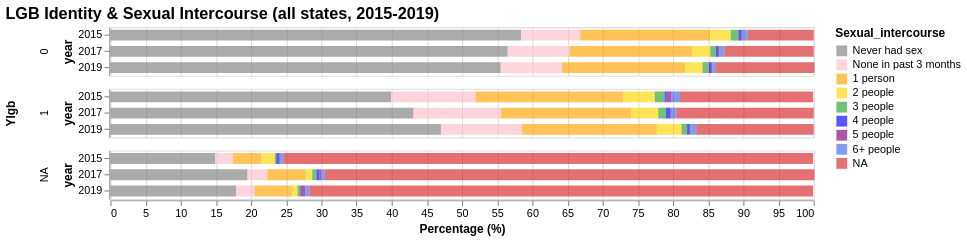

Vega-Lite specification stored for this chart:
### Vega-Lite specification from a JSON file in a GitHub repository (floating-point values rounded to 4 significant figures)
{"config": {"view": {"continuousWidth": 400, "continuousHeight": 300}, "range": {"category": ["gray", "pink", "orange", "gold", "#2ca02c", "blue", "purple", "royalblue", "#d62728"]}, "title": {"fontSize": 15}}, "data": {"name": "data-79b607e27d610b1fe7903b3b6bf83da0"}, "mark": {"type": "bar", "opacity": 0.66, "size": 10}, "encoding": {"color": {"field": "Sexual_intercourse", "sort": {"field": "order", "order": "ascending"}, "type": "nominal"}, "order": {"field": "order", "type": "nominal"}, "row": {"field": "Ylgb", "spacing": 10, "type": "nominal"}, "tooltip": [{"field": "state", "title": "State", "type": "nominal"}, {"field": "year", "title": "Year", "type": "ordinal"}, {"field": "Sexual_intercourse", "title": "Sexual_intercourse", "type": "nominal"}, {"field": "percent", "title": "Percent (%)", "type": "quantitative"}], "x": {"aggregate": "sum", "axis": {"title": "Percentage (%)"}, "field": "percent", "scale": {"domainMax": 100}, "type": "quantitative"}, "y": {"field": "year", "type": "ordinal"}}, "height": 45, "selection": {"selector022": {"type": "interval", "bind": "scales", "encodings": ["x", "y"]}}, "title": "LGB Identity & Sexual Intercourse (all states, 2015-2019)", "transform": [{"calculate": "{'Never had sex':0, 'None in past 3 months':1, '1 person':2, '2 people':3, '3 people':4, '4 people':5, '5 people':6, '6+ people':7, 'NA':8}[datum.Sexual_intercourse]", "as": "order"}], "width": 650, "$schema": "https://vega.github.io/schema/vega-lite/v4.17.0.json", "datasets": {"data-79b607e27d610b1fe7903b3b6bf83da0": [{"year": 2015, "Ylgb": "0", "Sexual_intercourse": "1 person", "percent": 18.5}, {"year": 2015, "Ylgb": "0", "Sexual_intercourse": "2 people", "percent": 2.9}, {"year": 2015, "Ylgb": "0", "Sexual_intercourse": "3 people", "percent": 1.1}, {"year": 2015, "Ylgb": "0", "Sexual_intercourse": "4 people", "percent": 0.4}, {"year": 2015, "Ylgb": "0", "Sexual_intercourse": "5 people", "percent": 0.2}, {"year": 2015, "Ylgb": "0", "Sexual_intercourse": "6+ people", "percent": 0.7}, {"year": 2015, "Ylgb": "0", "Sexual_intercourse": "NA", "percent": 9.4}, {"year": 2015, "Ylgb": "0", "Sexual_intercourse": "Never had sex", "percent": 58.4}, {"year": 2015, "Ylgb": "0", "Sexual_intercourse": "None in past 3 months", "percent": 8.4}, {"year": 2015, "Ylgb": "1", "Sexual_intercourse": "1 person", "percent": 21.0}, {"year": 2015, "Ylgb": "1", "Sexual_intercourse": "2 people", "percent": 4.5}, {"year": 2015, "Ylgb": "1", "Sexual_intercourse": "3 people", "percent": 1.4}, {"year": 2015, "Ylgb": "1", "Sexual_intercourse": "4 people", "percent": 0.3}, {"year": 2015, "Ylgb": "1", "Sexual_intercourse": "5 people", "percent": 0.7}, {"year": 2015, "Ylgb": "1", "Sexual_intercourse": "6+ people", "percent": 1.2}, {"year": 2015, "Ylgb": "1", "Sexual_intercourse": "NA", "percent": 18.9}, {"year": 2015, "Ylgb": "1", "Sexual_intercourse": "Never had sex", "percent": 39.9}, {"year": 2015, "Ylgb": "1", "Sexual_intercourse": "None in past 3 months", "percent": 12.0}, {"year": 2015, "Ylgb": "NA", "Sexual_intercourse": "1 person", "percent": 4.1}, {"year": 2015, "Ylgb": "NA", "Sexual_intercourse": "2 people", "percent": 1.9}, {"year": 2015, "Ylgb": "NA", "Sexual_intercourse": "3 people", "percent": 0.2}, {"year": 2015, "Ylgb": "NA", "Sexual_intercourse": "4 people", "percent": 0.4}, {"year": 2015, "Ylgb": "NA", "Sexual_intercourse": "5 people", "percent": 0.1}, {"year": 2015, "Ylgb": "NA", "Sexual_intercourse": "6+ people", "percent": 0.5}, {"year": 2015, "Ylgb": "NA", "Sexual_intercourse": "NA", "percent": 75.3}, {"year": 2015, "Ylgb": "NA", "Sexual_intercourse": "Never had sex", "percent": 14.9}, {"year": 2015, "Ylgb": "NA", "Sexual_intercourse": "None in past 3 months", "percent": 2.5}, {"year": 2017, "Ylgb": "0", "Sexual_intercourse": "1 person", "percent": 17.4}, {"year": 2017, "Ylgb": "0", "Sexual_intercourse": "2 people", "percent": 2.6}, {"year": 2017, "Ylgb": "0", "Sexual_intercourse": "3 people", "percent": 0.8}, {"year": 2017, "Ylgb": "0", "Sexual_intercourse": "4 people", "percent": 0.3}, {"year": 2017, "Ylgb": "0", "Sexual_intercourse": "5 people", "percent": 0.2}, {"year": 2017, "Ylgb": "0", "Sexual_intercourse": "6+ people", "percent": 0.7}, {"year": 2017, "Ylgb": "0", "Sexual_intercourse": "NA", "percent": 12.7}, {"year": 2017, "Ylgb": "0", "Sexual_intercourse": "Never had sex", "percent": 56.5}, {"year": 2017, "Ylgb": "0", "Sexual_intercourse": "None in past 3 months", "percent": 8.8}, {"year": 2017, "Ylgb": "1", "Sexual_intercourse": "1 person", "percent": 18.6}, {"year": 2017, "Ylgb": "1", "Sexual_intercourse": "2 people", "percent": 3.8}, {"year": 2017, "Ylgb": "1", "Sexual_intercourse": "3 people", "percent": 1.1}, {"year": 2017, "Ylgb": "1", "Sexual_intercourse": "4 people", "percent": 0.6}, {"year": 2017, "Ylgb": "1", "Sexual_intercourse": "5 people", "percent": 0.2}, {"year": 2017, "Ylgb": "1", "Sexual_intercourse": "6+ people", "percent": 0.7}, {"year": 2017, "Ylgb": "1", "Sexual_intercourse": "NA", "percent": 19.5}, {"year": 2017, "Ylgb": "1", "Sexual_intercourse": "Never had sex", "percent": 43.1}, {"year": 2017, "Ylgb": "1", "Sexual_intercourse": "None in past 3 months", "percent": 12.4}, {"year": 2017, "Ylgb": "NA", "Sexual_intercourse": "1 person", "percent": 5.5}, {"year": 2017, "Ylgb": "NA", "Sexual_intercourse": "2 people", "percent": 0.9}, {"year": 2017, "Ylgb": "NA", "Sexual_intercourse": "3 people", "percent": 0.6}, {"year": 2017, "Ylgb": "NA", "Sexual_intercourse": "4 people", "percent": 0.4}, {"year": 2017, "Ylgb": "NA", "Sexual_intercourse": "5 people", "percent": 0.3}, {"year": 2017, "Ylgb": "NA", "Sexual_intercourse": "6+ people", "percent": 0.5}, {"year": 2017, "Ylgb": "NA", "Sexual_intercourse": "NA", "percent": 69.6}, {"year": 2017, "Ylgb": "NA", "Sexual_intercourse": "Never had sex", "percent": 19.5}, {"year": 2017, "Ylgb": "NA", "Sexual_intercourse": "None in past 3 months", "percent": 2.8}, {"year": 2019, "Ylgb": "0", "Sexual_intercourse": "1 person", "percent": 17.5}, {"year": 2019, "Ylgb": "0", "Sexual_intercourse": "2 people", "percent": 2.5}, {"year": 2019, "Ylgb": "0", "Sexual_intercourse": "3 people", "percent": 0.9}, {"year": 2019, "Ylgb": "0", "Sexual_intercourse": "4 people", "percent": 0.3}, {"year": 2019, "Ylgb": "0", "Sexual_intercourse": "5 people", "percent": 0.2}, {"year": 2019, "Ylgb": "0", "Sexual_intercourse": "6+ people", "percent": 0.5}, {"year": 2019, "Ylgb": "0", "Sexual_intercourse": "NA", "percent": 14.0}, {"year": 2019, "Ylgb": "0", "Sexual_intercourse": "Never had sex", "percent": 55.5}, {"year": 2019, "Ylgb": "0", "Sexual_intercourse": "None in past 3 months", "percent": 8.7}, {"year": 2019, "Ylgb": "1", "Sexual_intercourse": "1 person", "percent": 19.2}, {"year": 2019, "Ylgb": "1", "Sexual_intercourse": "2 people", "percent": 3.5}, {"year": 2019, "Ylgb": "1", "Sexual_intercourse": "3 people", "percent": 0.8}, {"year": 2019, "Ylgb": "1", "Sexual_intercourse": "4 people", "percent": 0.4}, {"year": 2019, "Ylgb": "1", "Sexual_intercourse": "5 people", "percent": 0.1}, {"year": 2019, "Ylgb": "1", "Sexual_intercourse": "6+ people", "percent": 0.8}, {"year": 2019, "Ylgb": "1", "Sexual_intercourse": "NA", "percent": 16.7}, {"year": 2019, "Ylgb": "1", "Sexual_intercourse": "Never had sex", "percent": 47.0}, {"year": 2019, "Ylgb": "1", "Sexual_intercourse": "None in past 3 months", "percent": 11.5}, {"year": 2019, "Ylgb": "NA", "Sexual_intercourse": "1 person", "percent": 5.3}, {"year": 2019, "Ylgb": "NA", "Sexual_intercourse": "2 people", "percent": 0.8}, {"year": 2019, "Ylgb": "NA", "Sexual_intercourse": "3 people", "percent": 0.4}, {"year": 2019, "Ylgb": "NA", "Sexual_intercourse": "4 people", "percent": 0.1}, {"year": 2019, "Ylgb": "NA", "Sexual_intercourse": "5 people", "percent": 0.6}, {"year": 2019, "Ylgb": "NA", "Sexual_intercourse": "6+ people", "percent": 0.6}, {"year": 2019, "Ylgb": "NA", "Sexual_intercourse": "NA", "percent": 71.6}, {"year": 2019, "Ylgb": "NA", "Sexual_intercourse": "Never had sex", "percent": 17.9}, {"year": 2019, "Ylgb": "NA", "Sexual_intercourse": "None in past 3 months", "percent": 2.6}]}}
